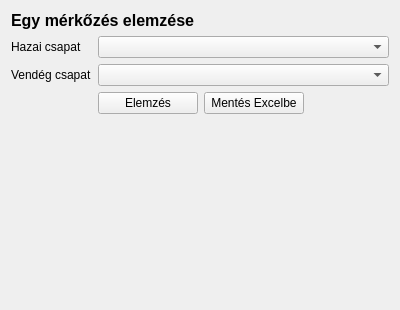
<?xml version="1.0" encoding="UTF-8"?>
<ui version="4.0">
 <class>Form</class>
 <widget class="QWidget" name="Form">
  <property name="enabled">
   <bool>true</bool>
  </property>
  <property name="geometry">
   <rect>
    <x>0</x>
    <y>0</y>
    <width>400</width>
    <height>300</height>
   </rect>
  </property>
  <property name="windowTitle">
   <string>Form</string>
  </property>
  <layout class="QVBoxLayout" name="verticalLayout">
   <item>
    <layout class="QHBoxLayout" name="spInfoStatusLayout">
     <property name="sizeConstraint">
      <enum>QLayout::SizeConstraint::SetMinimumSize</enum>
     </property>
    </layout>
   </item>
   <item>
    <widget class="QLabel" name="label">
     <property name="maximumSize">
      <size>
       <width>16777215</width>
       <height>30</height>
      </size>
     </property>
     <property name="text">
      <string>&lt;html&gt;&lt;head/&gt;&lt;body&gt;&lt;p&gt;&lt;span style=&quot; font-size:12pt; font-weight:700;&quot;&gt;Egy mérkőzés elemzése&lt;/span&gt;&lt;/p&gt;&lt;/body&gt;&lt;/html&gt;</string>
     </property>
    </widget>
   </item>
   <item>
    <layout class="QFormLayout" name="formLayout">
     <property name="sizeConstraint">
      <enum>QLayout::SizeConstraint::SetMaximumSize</enum>
     </property>
     <property name="labelAlignment">
      <set>Qt::AlignmentFlag::AlignLeading|Qt::AlignmentFlag::AlignLeft|Qt::AlignmentFlag::AlignTop</set>
     </property>
     <property name="horizontalSpacing">
      <number>6</number>
     </property>
     <property name="verticalSpacing">
      <number>6</number>
     </property>
     <property name="bottomMargin">
      <number>185</number>
     </property>
     <item row="0" column="1">
      <widget class="QComboBox" name="homeTeamComboBox"/>
     </item>
     <item row="1" column="0">
      <widget class="QLabel" name="label_3">
       <property name="text">
        <string>Vendég csapat</string>
       </property>
      </widget>
     </item>
     <item row="1" column="1">
      <widget class="QComboBox" name="awayTeamComboBox"/>
     </item>
     <item row="0" column="0">
      <widget class="QLabel" name="label_2">
       <property name="text">
        <string>Hazai csapat</string>
       </property>
      </widget>
     </item>
     <item row="2" column="1">
      <layout class="QHBoxLayout" name="horizontalLayout">
       <item>
        <widget class="QPushButton" name="analyseButton">
         <property name="maximumSize">
          <size>
           <width>100</width>
           <height>16777215</height>
          </size>
         </property>
         <property name="text">
          <string>Elemzés</string>
         </property>
        </widget>
       </item>
       <item>
        <widget class="QPushButton" name="excelButton">
         <property name="maximumSize">
          <size>
           <width>100</width>
           <height>16777215</height>
          </size>
         </property>
         <property name="text">
          <string>Mentés Excelbe</string>
         </property>
        </widget>
       </item>
      </layout>
     </item>
    </layout>
   </item>
  </layout>
 </widget>
 <resources/>
 <connections/>
</ui>
